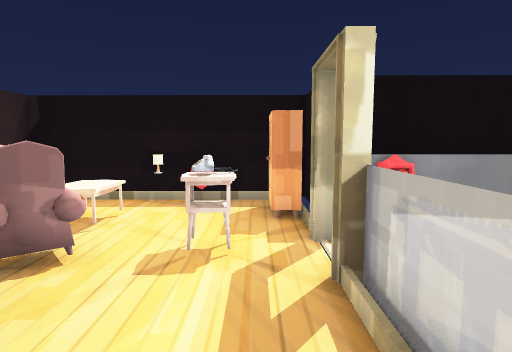
view 1 (above)

13 first-person views from a walk through a Unity game level. The camera is 1.5 m above the floor, tilts 6° down and sees 75° across. The floor is counted in squares, 1 m on a side. Each view is taken from the middle of a square. On the plan, view 1 faces up. The plan holds only what a view shows up to about 15 squares ahead; the rest is blank. The place goes on beyond the plan. Some animated figures are left out. Some surface patterns are stand-ins.

view 2
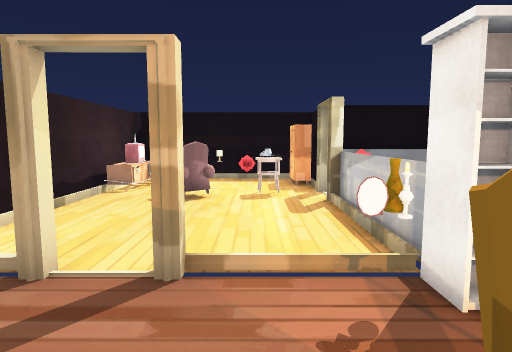

view 3
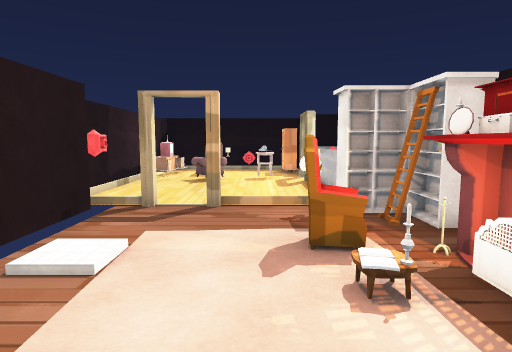

view 4
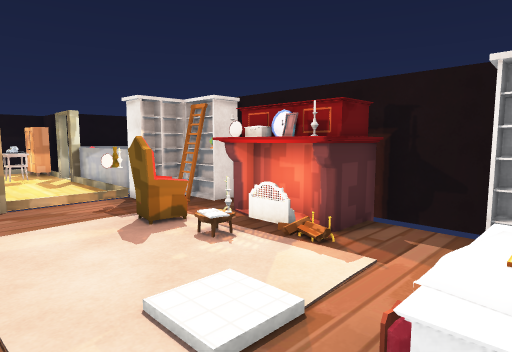

view 5
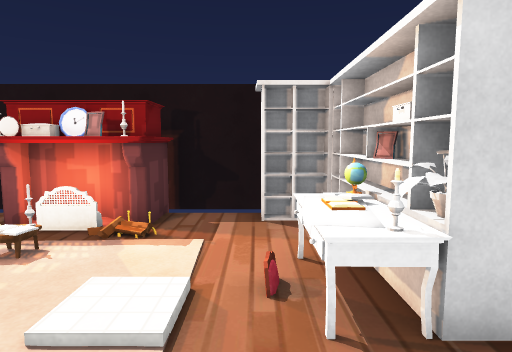

view 6
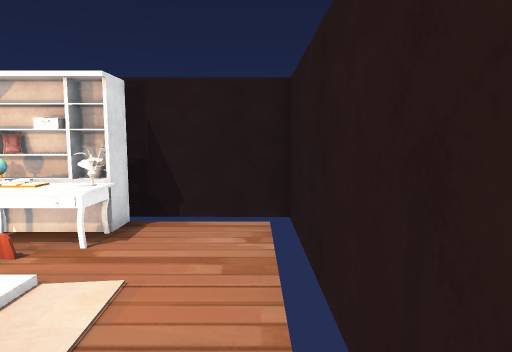

view 7
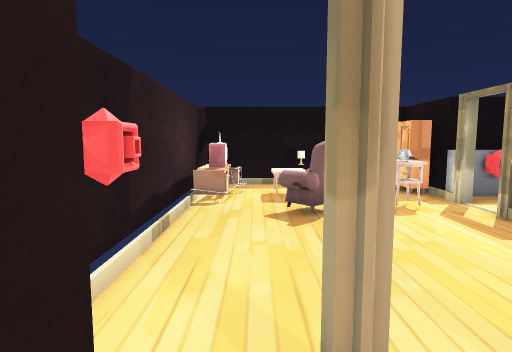

view 8
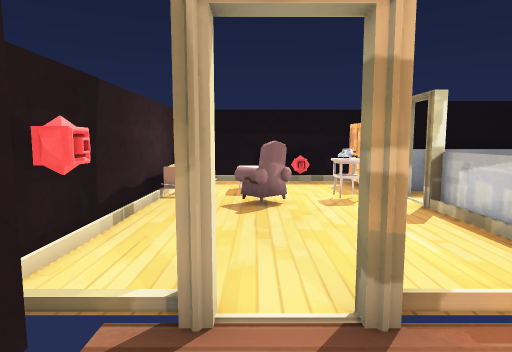

view 9
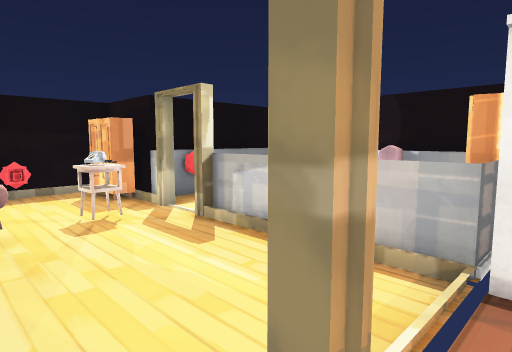

view 10
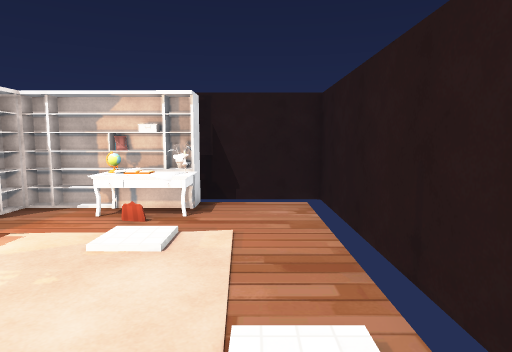

view 11
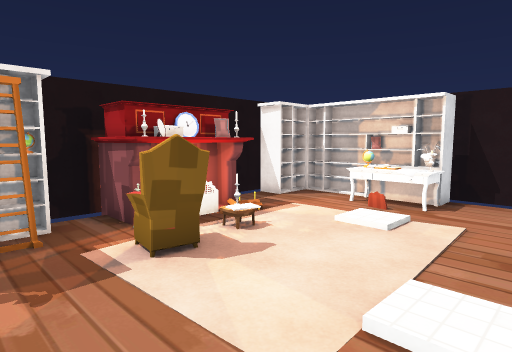

view 12
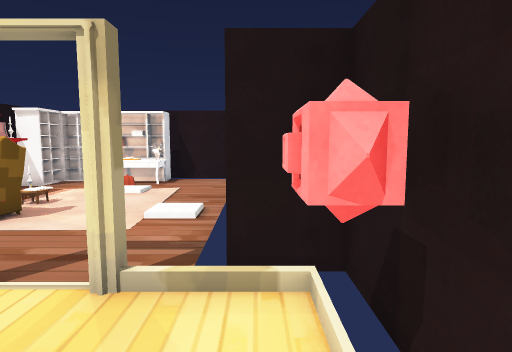

view 13
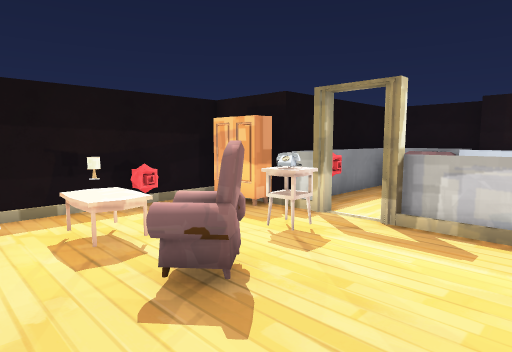

### Floor plan
Key: @ floor where view 1 was taken; # wall or solid block; . floor; T table; A TV; S vase; O other object.
Columns run from 6 left of view 1 to 3 right of it. Each row starts with its distance up from view 1.
  9 #######
  8 #...OO#
  7 #A.T..##
  6 #A.T..###
  5 #A.T.TTO#
  4 #..OOT.##
  3 #..O...#
  2 #......#
  1 #......#
  0 #O....@#
 -1 ###.#..###
 -2 ##....O#O#
 -3  #....S.O#
 -4  #... O..#
 -5  #.. .OOOO
 -6  #..  TOOO
 -7  #....OOO#
 -8  #.......#
 -9  #......##
-10  #..#OO.O#
-11  #########
-12    ###

Positions as (right, up) in squares from view 1, and headings:
1: (0, 0), facing up
2: (-1, -5), facing up
3: (-1, -9), facing up
4: (-3, -10), facing up-right
5: (-4, -9), facing right
6: (-4, -5), facing down
7: (-4, -3), facing up
8: (-3, -4), facing up
9: (-3, -2), facing up-right
10: (-3, -3), facing down
11: (-4, -2), facing down-right
12: (-5, 2), facing down
13: (-5, 1), facing up-right
